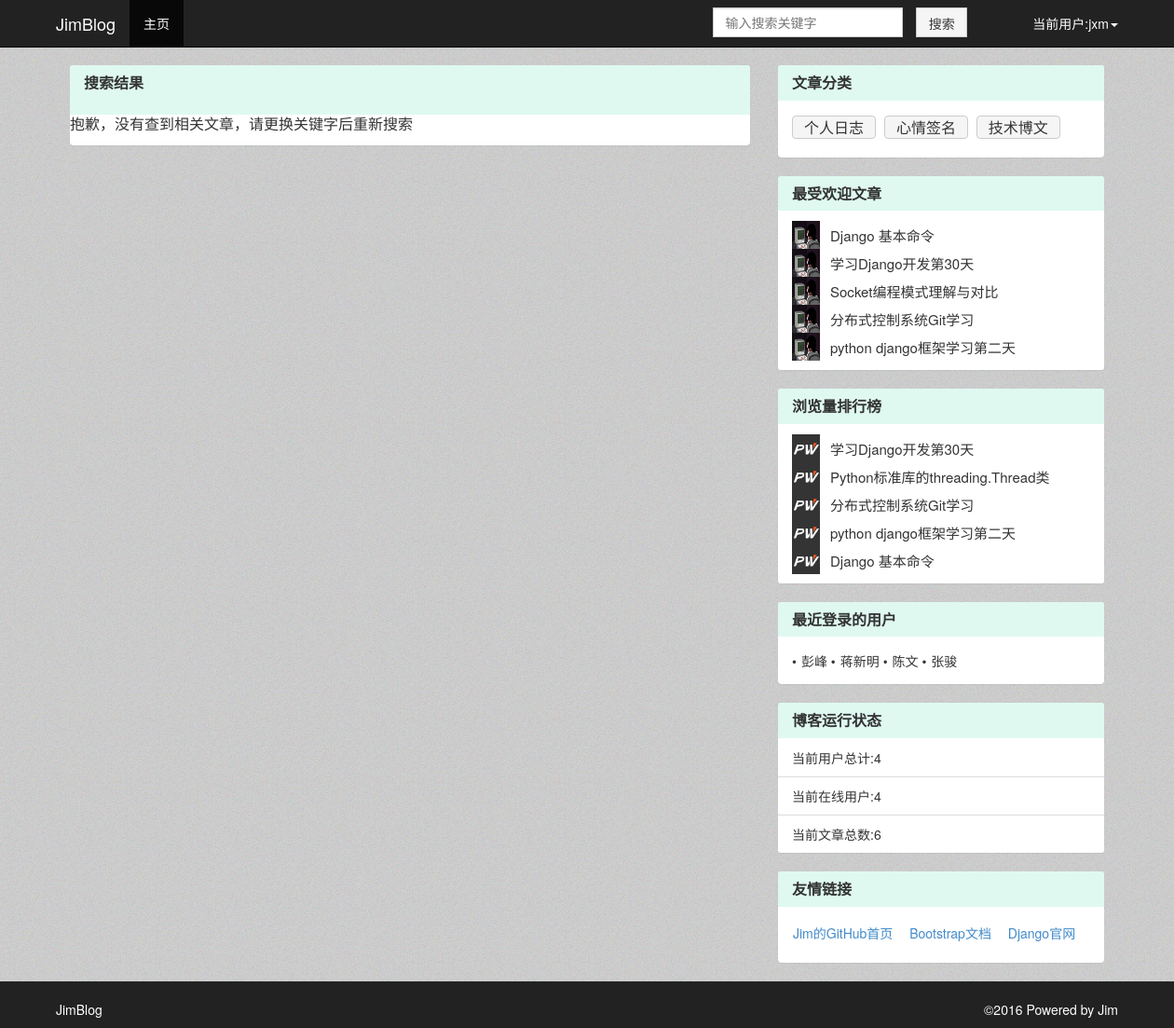
The app's page /article_search/ (signed in) with its own data.
### BlogDemo/models.py (models this page shows, shortened)
class Category(models.Model):
	name = models.CharField(u'类名',max_length=20)
	create_time = models.DateTimeField(u'创建时间',auto_now_add=True)
	last_modified_time = models.DateTimeField(u'最后修改时间',auto_now = True)
	class Meta():
		ordering = ['-last_modified_time']

class Article(models.Model):
	status_choice=(
		('d','draft'),
		('p','Published')
	)
	title = models.CharField(u'标题',max_length=70)
	body = models.TextField(u'正文')
	create_time = models.DateTimeField(u'创建时间',auto_now_add=True)
	last_modified_time = models.DateTimeField(u'最后修改时间',auto_now = True)
	status = models.CharField(u'文章状态',max_length=1,choices = status_choice)
	abstract = models.CharField(u'文章摘要',max_length=54,blank=True,null=True,help_text=u'可选，如若为空将摘取正文的前54个字符')
	views = models.PositiveIntegerField(u'浏览量',default=0)
	likes = models.PositiveIntegerField(u'点赞数',default=0)
	likes_user = models.ManyToManyField('User',verbose_name=u'点赞人',null=True,related_name='user_hit_likes')
	topped = models.BooleanField(u'置顶',default=False)
	auther = models.ForeignKey('User',verbose_name = u'作者',null=True,on_delete = models.SET_NULL)
	category = models.ForeignKey('Category',verbose_name=u'分类',null=True,on_delete = models.SET_NULL)
	class Meta:
		ordering = ['-last_modified_time']

class User(models.Model):
	user_status=(
		('invisible',u'隐身'),
		('online',u'在线'),
		('offline',u'离线')
	)
	name = models.CharField(u'用户名',max_length=20)
	passwd = models.CharField(u'密码',max_length=20,null = True)
	email = models.EmailField(u'邮箱地址',max_length=256,default='jimforit@163.com')
	status = models.CharField(u'状态',max_length=10,choices = user_status,default='online')
	last_login_time = models.DateTimeField(u'最后一次登录时间',auto_now = True)
	class Meta():
		ordering = ['last_login_time']

### BlogDemo/views.py (the view)
# urls.py: url(r'^article_search/', article_search,name='article_search_page'),
def article_search(request):
	new_comment_list = []
	article_list = []
	keywords = request.GET.get('search_key')
	for article in Article.objects.all():
		title_data = ';'.join(jieba.cut(article.title,cut_all=True))
		title_data_list = title_data.split(';')
		content_data = ';'.join(jieba.cut(article.body,cut_all=True))
		content_data_list = content_data.split(';')
		if keywords in content_data_list or keywords in title_data_list:
			article_list.append(article)
	try:
		user_name = request.session["username"]
		user = User.objects.get(name = user_name)
		new_comment_list = Comment.objects.filter(comment_reminder=user,comment_status="N")
	except:
		pass
	comment_count_user = len(new_comment_list)
	category_list = Category.objects.all().order_by('name')
	popular_article = Article.objects.all().order_by('-likes')[:5]
	views_article = Article.objects.all().order_by('views')[:5]
	user_count = User.objects.all().count()
	article_count = Article.objects.all().count()
	latest_login_user = User.objects.all().order_by('-last_login_time')[:5]
	return render(request,"search_list.html",{"comment_list_user":new_comment_list,"comment_count_user":comment_count_user,\
			"latest_login_user":latest_login_user,"user_count":user_count,"article_count":article_count,\
			"category_list":category_list,"popular_article":popular_article,"views_article":views_article,"article_list":article_list})

### BlogDemo/templatetags/paginate_tags.py (called while the page is built)
def get_right(current_page, right, num_pages):
    if current_page == num_pages:
        return []
    return [i + 1 for i in range(current_page, current_page + right - 1) if i < num_pages - 1]

### BlogDemo/templates/search_list.html (shortened to what this page needs)
{% extends "top.html"%}
{%block page-content%}
    <div id="wrap">
        <div class="container" id="main">
            <div class="col-md-8" id="left">
	{% load paginate_tags %}
    <div class="panel panel-default panel-amend">
        <div class="panel-heading panel-heading-amend">
            <h3 class="panel-title panel-title-margin">搜索结果</h3>
        </div>
		{%if not article_list %}
			<div class="panel-body no-panel-body-padding">
                <h3 class="panel-title panel-title-margin">抱歉，没有查到相关文章，请更换关键字后重新搜索</h3>
            </div>
		{%endif%}
    </div>
            </div>
            <div class="col-md-4" id="right">
    <div class="panel panel-default panel-amend">
    <div class="panel-heading panel-heading-amend">
        <h3 class="panel-title">文章分类</h3>
    </div>
    <div class="panel-body">
        {%for category in category_list%}
            <a class="btn btn-default category_btn" href="{% url 'category_article_page' category.pk %}">{{category.name}}</a>
		{%endfor%}
    </div>
</div>
    <div class="panel panel-default panel-amend">
    <div class="panel-heading panel-heading-amend">
        <h3 class="panel-title">最受欢迎文章</h3>
    </div>
    <ul class="list-group">
                <li class="list-group-item">
				{%for article in popular_article%}
                    <div class="row row_min_height">
                        <a href="http://www.aeflt.net/user/center/display/?uid=1" class="recommend_topic"><img class="recommend_topic_img" src="../static/7c93baa4-056c-11e6-8212-000c2919e245.jpg" title="admin"></a>
                        <div class="recommend_topic_list">
                            <a href="{% url 'article_detail_page' article.pk %}" title="{{article.name}}">{{article.title}}</a>
                        </div>
                    </div>
				{%endfor%}
                </li>
    </ul>
</div>
    <div class="panel panel-default panel-amend">
    <div class="panel-heading panel-heading-amend">
        <h3 class="panel-title">浏览量排行榜</h3>
    </div>
     <ul class="list-group">
            <li class="list-group-item">
			{%for article in views_article%}
                <div class="row row_min_height">
                    <a href="http://www.aeflt.net/user/center/display/?uid=8" class="hot_topic"><img class="hot_topic_img" src="../static/default.jpg" title="潭州助理老师  瑾萱"></a>
                    <div class="hot_topic_list">
                        <a href="{% url 'article_detail_page' article.pk %}" title="{{article.title}}">{{article.title}}</a>
                    </div>
                </div>
			{%endfor%}
            </li>
    </ul>
</div>
    <div class="panel panel-default panel-amend">
    <div class="panel-heading panel-heading-amend">
        <h3 class="panel-title">最近登录的用户</h3>
    </div>
    <div class="panel-body">
	{%for users in latest_login_user%}
		<span class="list-username">{{users.name}}</span>
	{%endfor%}
    </div>
</div>
    <div class="panel panel-default panel-amend">
    <div class="panel-heading panel-heading-amend">
        <h3 class="panel-title">博客运行状态</h3>
    </div>
    <div class="list-group">
        <span class="list-group-item">当前用户总计:{{user_count}}</span>
		<span class="list-group-item">当前在线用户:{{user_count}}</span>
		<span class="list-group-item">当前文章总数:{{article_count}}</span>
    </div>
</div>
    <div class="panel panel-default panel-amend">
    <div class="panel-heading panel-heading-amend">
        <h3 class="panel-title">友情链接</h3>
    </div>
    <div class="panel-body">
            <a class="btn friendly_link" target="_blank" href="https://github.com/jimforit">Jim的GitHub首页</a>
            <a class="btn friendly_link" target="_blank" href="http://v3.bootcss.com/">Bootstrap文档</a>
            <a class="btn friendly_link" target="_blank" href="https://www.djangoproject.com/">Django官网</a>
    </div>
</div>
            </div>
        </div>
    </div>
    <footer class="footer-color nav-footer-color" id="footer">
        <div class="container clearfix">
            <div class="text-muted pull-left">
                   <p id="text-color">JimBlog</p>
            </div>
            <p class="muted credit pull-right" id="text-color">
                ©<time>2016</time> Powered by Jim
            </p>
        </div>
    </footer>
{%endblock%}

### BlogDemo/static/navbar-fixed-top.css (style rules this page uses)
body { min-height: 2000px; padding-top: 70px; }

### BlogDemo/static/customize.css (style rules this page uses)
a { text-decoration: none !important; }
.list-count::before, .list-time::before, .list-username::before, .list-reply-count-xs::before { content: '\2022'; margin-right: 5px; }
footer { padding-top: 20px; }
* { margin:0;padding:0;list-style-type:none; }
a,img { border:0; }
html,body { background:#fff;font-size:14px;font-family:"microsoft yahei"; }
html, body { min-height: 0px; height: 100%; padding-top: 0px; }
#wrap { min-height: 130%; height: auto; margin-bottom: -50px; padding-bottom: 50px; background-image: url("/static/background-picture.png"); padding-top: 70px; min-width: 1250px; }
footer { height: 50px; background-color: #FEFEFE; min-width: 1250px; }
.panel-body { padding: 15px; }
.panel-body:before, .panel-body:after { display: table; content: " "; }
.panel-body:after { clear: both; }
body { font-family: "WenQuanYi Micro Hei", "Microsoft YaHei", "Helvetica Neue", Helvetica, Arial, sans-serif; }
html, html a { -webkit-font-smoothing: antialiased; text-shadow: 1px 1px 1px rgba(0,0,0,0.004); }
.no-panel-body-padding { padding: 0px; }
.panel-title-margin { margin-bottom: 15px; }
.footer-color { background-color: #222; }
#text-color { color: #fff; }
#main { width: 1170px !important; }
#left { width: 760px !important; float: left; }
#right { width: 380px !important; float: right; }
.hot_topic { width: 40px; height: 40px; margin-left: 15px; }
.hot_topic_img { width: 30px; height: 30px; }
.hot_topic_list { width: 270px; margin-left: 56px; margin-top: -25px; word-wrap:break-word; word-break:break-all; }
.hot_topic_list a { color: #333; font-size: 15px; }
.row_min_height { min-height: 30px; }
.recommend_topic { width: 40px; height: 40px; margin-left: 15px; }
.recommend_topic_img { width: 30px; height: 30px; }
.recommend_topic_list { width: 270px; margin-left: 56px; margin-top: -25px; word-wrap:break-word; word-break:break-all; }
.recommend_topic_list a { color: #333; font-size: 15px; margin-top: 10px; }
.friendly_link { padding-top: 1px; padding-left: 0px; }
.category_btn { height: 25px; padding-top: 1px; margin: 0px 5px 5px 0px; background-color: #f5f5f5; font-size: 16px; }
.panel-heading-amend { background-color: #DFF9F1 !important; border-color: #fff!important; }
.panel-heading h3 { font-weight: bold; }
.nav-footer-color { background-image: url(/static/img/navbar-picture.png); }
.panel-amend { border: 0px !important; }

### records on screen
Category: name "个人日志"
Category: name "心情签名"
Category: name "技术博文"
Article: title "Django 基本命令"
Article: title "学习Django开发第30天"
Article: title "Socket编程模式理解与对比"
Article: title "分布式控制系统Git学习"
Article: title "python django框架学习第二天"
Article: title "Python标准库的threading.Thread类"
User: name "彭峰"
User: name "蒋新明"
User: name "陈文"
User: name "张骏"

### other values on screen
{{ request.session.username }} "jxm"
{{ user_count }} "4"
{{ article_count }} "6"
